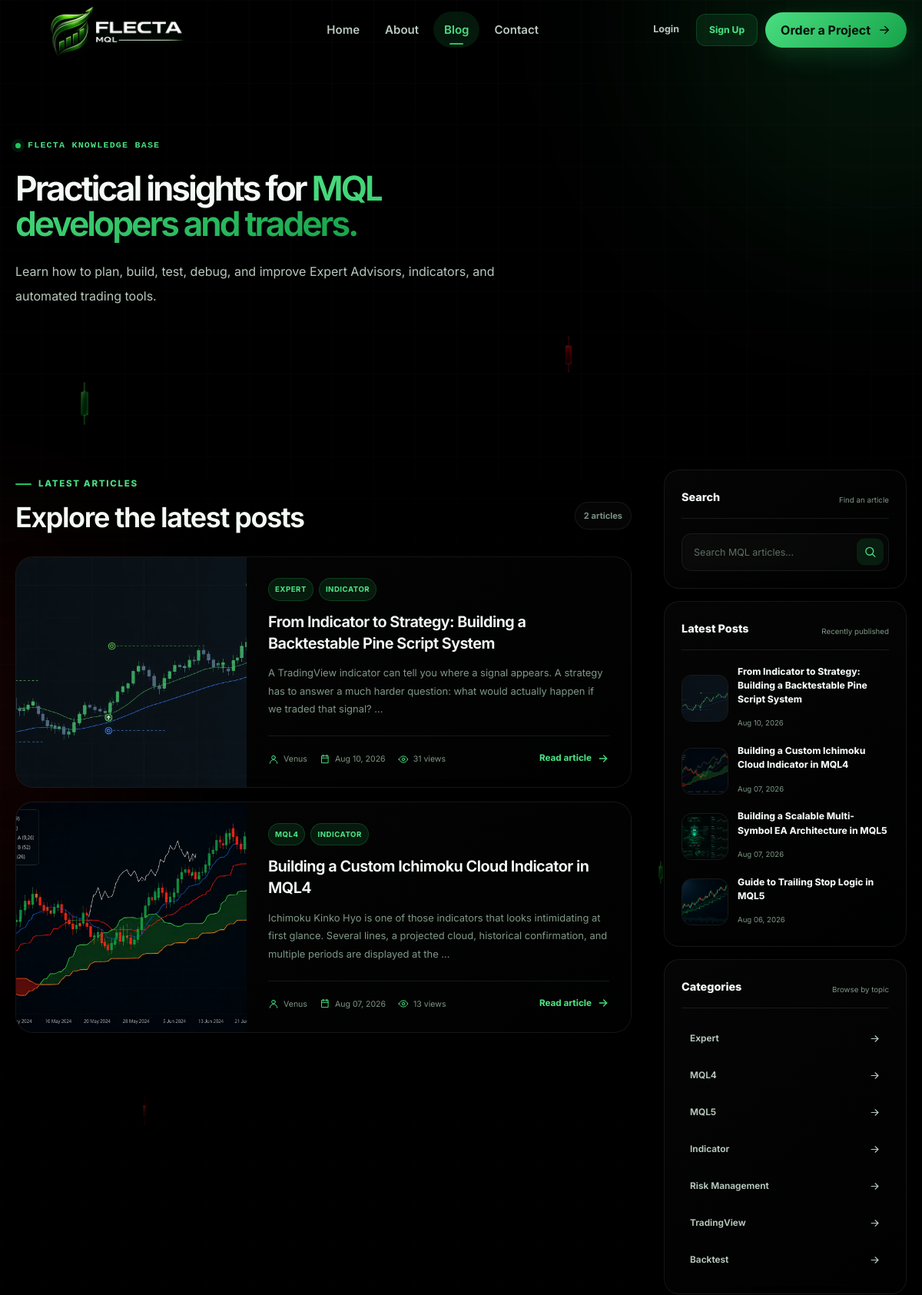
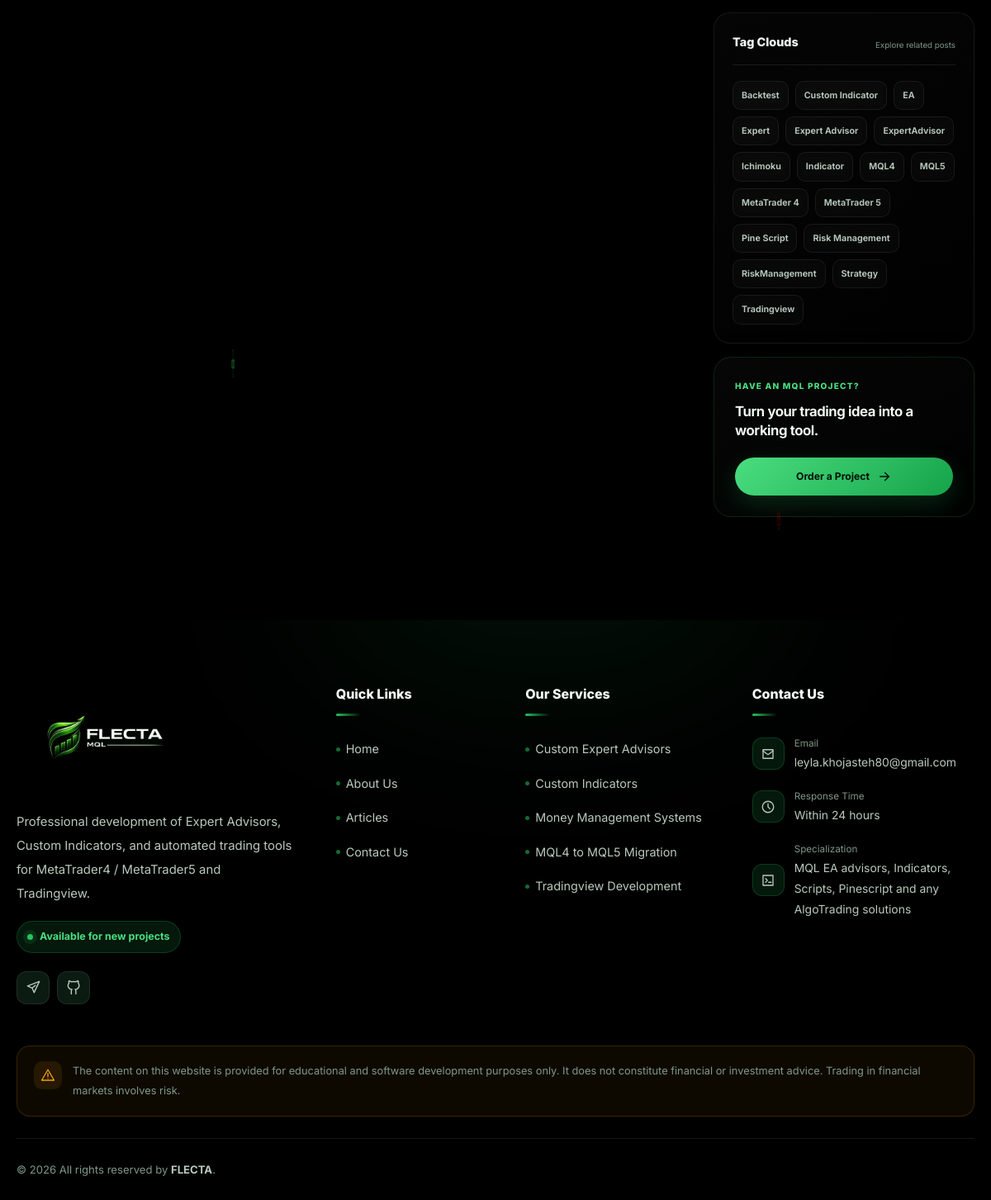
/blog/category/Indicator/, run on the app's committed database (2 pictures, top to bottom).
### blog/models.py (models this page shows, shortened)
class Post(models.Model):
    author = models.ForeignKey(User,on_delete=models.SET_NULL,null=True)
    title = models.CharField( max_length=250)
    image = models.ImageField(upload_to='blog/',default='blog/default.jpg')
    content = models.TextField()
    tags = TaggableManager()
    category = models.ManyToManyField(Category)
    counted_views = models.IntegerField(default=0)
    status = models.BooleanField(default=True)
    login_require = models.BooleanField(default=False)
    published_date = models.DateTimeField(null=True)
    created_date = models.DateTimeField(auto_now_add=True)
    updated_date = models.DateTimeField(auto_now=True)
    class Meta:
        ordering = ['published_date']

class Category(models.Model):
   name = models.CharField(max_length=255)
   def __str__(self):
      return self.name

### blog/views.py (the view)
# urls.py: path('',blog_view,name='index'),
def blog_view(request,**kwargs):
    posts = Post.objects.filter(status=True,published_date__lte=timezone.now()).order_by('-published_date')
    if kwargs.get('cat_name') != None:
        posts = posts.filter(category__name=kwargs['cat_name'])
    if kwargs.get('author_username') != None:
        posts = posts.filter(author__username=kwargs['author_username'])
    if kwargs.get('tag_name') != None:
        posts = posts.filter(tags__name__in=[kwargs['tag_name']])
    posts = Paginator(posts,4)
    try:
        page_number = request.GET.get('page')
        posts = posts.get_page(page_number)
    except EmptyPage:
        posts = posts.get_page(1)
    except PageNotAnInteger:
        posts = posts.get_page(1)
    context = {'posts':posts}
    return render(request,'blog/blog-home.html',context)

### blog/templatetags/blog_tags.py (called while the page is built)
@register.inclusion_tag('blog/blog-latest-posts.html')
def latestposts(arg=4):
    posts = Post.objects.filter(published_date__lte=timezone.now(),status=True).order_by("-published_date")[:arg]
    return {"posts":posts}

@register.inclusion_tag('blog/blog-post-categories.html')
def postcategories():
    posts = Post.objects.filter(published_date__lte=timezone.now(),status=True)
    categories = Category.objects.all()
    cat_dict = {}
    for name in categories:
        cat_dict[name] = posts.filter(category=name).count()
    return {"categories":cat_dict}

@register.inclusion_tag('blog/blog-tags.html')
def alltags():
    tags = Tag.objects.all().order_by('name')
    return {'tags': tags}

### templates/blog/blog-home.html (shortened to what this page needs)
{% extends "base.html" %}
{% load blog_tags %}
{% load static %}
{% load compress %}
{% block body_class %}
blog-page
{% endblock %}
{% block extra_css %}
{% compress css %}
<link rel="stylesheet" href="{% static 'css/blog-home.css' %}">
{% endcompress %}
{% endblock %}
{% block content %}
<section class="blog-hero">
    <div class="container blog-hero-container">
        <div class="blog-hero-content">
            <span class="blog-eyebrow">
                FLECTA Knowledge Base
            </span>
            <h1>
                Practical insights for
                <span>MQL developers and traders.</span>
            </h1>
            <p>
                Learn how to plan, build, test, debug, and improve
                Expert Advisors, indicators, and automated trading tools.
            </p>
        </div>
    </div>
</section>
<section class="blog-main">
    <div class="container blog-layout">
        <div class="blog-content-column">
            <div class="blog-content-header">
                <div>
                    <span class="section-label">Latest Articles</span>
                    <h2>
                        {% if active_filter_title %}
                            {{ active_filter_title }}
                        {% else %}
                            Explore the latest posts
                        {% endif %}
                    </h2>
                </div>
                <span class="blog-results-count">
                    {{ posts.paginator.count }} article{{ posts.paginator.count|pluralize }}
                </span>
            </div>
            {% if posts %}
                <div class="blog-post-list">
                    {% for post in posts %}
                        <article class="blog-post-card">
                            <a
                                href="{% url 'blog:single' pid=post.id %}"
                                class="blog-post-cover"
                                aria-label="Read {{ post.title }}"
                            >
                                {% if post.image %}
                                    <img
                                        src="{{ post.image.url }}"
                                        alt="{{ post.title }}"
                                        loading="lazy"
                                    >
                                {% endif %}
                            </a>
                            <div class="blog-post-body">
                                <div class="blog-post-taxonomy">
                                    {% for category in post.category.all|slice:":2" %}
                                        <a href="{% url 'blog:category' cat_name=category.name %}">
                                            {{ category.name }}
                                        </a>
                                    {% empty %}
                                        <span>MQL Development</span>
                                    {% endfor %}
                                </div>
                                <h3>
                                    <a href="{% url 'blog:single' pid=post.id %}">
                                        {{ post.title }}
                                    </a>
                                </h3>
                                <p class="blog-post-excerpt">
                                    {{ post.content|striptags|truncatewords:28 }}
                                </p>
                                <div class="blog-post-footer">
                                    <div class="blog-post-meta">
                                        <span>
                                            <svg viewBox="0 0 24 24" aria-hidden="true">
                                                <circle cx="12" cy="8" r="4"></circle>
                                                <path d="M4 21C4 16.6 7.6 13 12 13C16.4 13 20 16.6 20 21"></path>
                                            </svg>
                                            {{ post.author.get_full_name|default:post.author.username }}
                                        </span>
                                        <span>
                                            <svg viewBox="0 0 24 24" aria-hidden="true">
                                                <path d="M5 4H19V20H5Z"></path>
                                                <path d="M8 2V6"></path>
                                                <path d="M16 2V6"></path>
                                                <path d="M5 9H19"></path>
                                            </svg>
                                            {{ post.published_date|date:"M d, Y" }}
                                        </span>
                                        <span>
                                            <svg viewBox="0 0 24 24" aria-hidden="true">
                                                <path d="M2 12C4.5 7.5 7.8 5 12 5C16.2 5 19.5 7.5 22 12C19.5 16.5 16.2 19 12 19C7.8 19 4.5 16.5 2 12Z"></path>
                                                <circle cx="12" cy="12" r="3"></circle>
                                            </svg>
                                            {{ post.counted_views }} views
                                        </span>
                                    </div>
                                    <a
                                        href="{% url 'blog:single' pid=post.id %}"
                                        class="blog-read-link"
                                    >
                                        Read article
                                        <svg viewBox="0 0 24 24" aria-hidden="true">
                                            <path d="M5 12H19"></path>
                                            <path d="M13 6L19 12L13 18"></path>
                                        </svg>
                                    </a>
                                </div>
                            </div>
                        </article>
                    {% endfor %}
                </div>
            {% endif %}
        </div>
        <aside class="blog-sidebar">
            <section class="sidebar-widget sidebar-search-widget">
                <div class="sidebar-widget-heading">
                    <span>Search</span>
                    <small>Find an article</small>
                </div>
                <form
                    action="{% url 'blog:search' %}"
                    method="get"
                    class="blog-search-form"
                >
                    <input
                        id="blog-search-input"
                        type="search"
                        name="s"
                        value="{{ request.GET.s|default:'' }}"
                        placeholder="Search MQL articles..."
                    >
                    <button type="submit" aria-label="Search">
                        <svg viewBox="0 0 24 24" aria-hidden="true">
                            <circle cx="11" cy="11" r="7"></circle>
                            <path d="M16 16L21 21"></path>
                        </svg>
                    </button>
                </form>
            </section>
            <section class="sidebar-widget">
                <div class="sidebar-widget-heading">
                    <span>Latest Posts</span>
                    <small>Recently published</small>
                </div>
                <div class="sidebar-latest-list">
                    {% latestposts %}
                </div>
            </section>
            <section class="sidebar-widget">
                <div class="sidebar-widget-heading">
                    <span>Categories</span>
                    <small>Browse by topic</small>
                </div>
                <ul class="sidebar-category-list">
                    {% postcategories %}
                </ul>
            </section>
            <section class="sidebar-widget">
                <div class="sidebar-widget-heading">
                    <span>Tag Clouds</span>
                    <small>Explore related posts</small>
                </div>
                <div class="sidebar-tag-cloud">
                    {% alltags %}
                </div>
            </section>
            <section class="sidebar-cta">
                <span>Have an MQL project?</span>
                <h2>
                    Turn your trading idea into a working tool.
                </h2>
                <a href="/contact/" class="button button-primary">
                    Order a Project
                    <svg viewBox="0 0 24 24" aria-hidden="true">
                        <path d="M5 12H19"></path>
                        <path d="M13 6L19 12L13 18"></path>
                    </svg>
                </a>
            </section>
        </aside>
    </div>
</section>
{% endblock %}

### templates/blog/blog-latest-posts.html
{% load humanize %}
{% for post in posts %}
    <div class="sidebar-latest-post">
        <div class="sidebar-latest-thumb">
            {% if post.image %}
                <img src="{{ post.image.url }}" alt="{{ post.title }}">
            {% else %}
                <span>MQL</span>
            {% endif %}
        </div>
        <div>
            <h3><a href="{% url 'blog:single' pid=post.id %}">{{ post.title }}</a></h3>
            <time>{{ post.published_date|date:"M d, Y" }}</time>
        </div>
    </div>
{% endfor %}

### templates/blog/blog-post-categories.html
{% for name,count in categories.items %}
    <a href="{% url 'blog:category' cat_name=name.name %}">
        {{ name }}
        <svg viewBox="0 0 24 24" aria-hidden="true">
            <path d="M5 12H19"></path>
            <path d="M13 6L19 12L13 18"></path>
        </svg>
    </a>
{% endfor %}

### templates/blog/blog-tags.html
{% for tag in tags %}
    <a href="{% url 'blog:tag' tag_name=tag.name %}">{{ tag.name }}</a>
{% empty %}
    <p class="sidebar-empty-text">No tags available.</p>
{% endfor %}

### statics/css/base.css (style rules this page uses)
:root { --font-main: "Inter", Arial, Helvetica, sans-serif; --primary: #22c55e; --primary-dark: #16a34a; --primary-light: #4ade80; --primary-soft: rgba(34, 197, 94, 0.12); --primary-border: rgba(34, 197, 94, 0.22); --danger: #ef4444; --warning: #f59e0b; --success: #22c55e; --info: #3b82f6; --container-width: 1180px; --header-height: 78px; --transition-fast: 160ms ease; --transition-normal: 280ms ease; --transition-slow: 450ms ease; --radius-small: 10px; --radius-medium: 16px; --radius-large: 24px; --radius-round: 999px; }
html[data-theme="dark"] { color-scheme: dark; --background: #061009; --background-secondary: #08150d; --surface: #0c1b11; --surface-solid: rgba(0, 0, 0, 0.92); --surface-secondary: #102218; --surface-hover: #142a1d; --text: #f4faf6; --text-secondary: #b8c9bd; --text-muted: #7f9787; --border: rgba(221, 255, 231, 0.09); --border-strong: rgba(221, 255, 231, 0.16); --header-background: rgba(6, 16, 9, 0.77); --footer-background: #050d07; --shadow-small: 0 12px 30px rgba(0, 0, 0, 0.18); --shadow-medium: 0 20px 50px rgba(0, 0, 0, 0.28); --shadow-green: 0 18px 50px rgba(34, 197, 94, 0.13); }
*, *::before, *::after { box-sizing: border-box; }
html { scroll-behavior: smooth; }
body { min-height: 100vh; margin: 0; overflow-x: hidden; background: var(--background); color: var(--text); font-family: var(--font-main); font-size: 16px; line-height: 1.8; transition: background-color var(--transition-normal), color var(--transition-normal); }
button, input, textarea, select { font: inherit; }
button, a { -webkit-tap-highlight-color: transparent; }
button { border: 0; }
a { color: inherit; text-decoration: none; }
img, svg { display: block; }
img { max-width: 100%; }
ul, ol { margin: 0; padding: 0; list-style: none; }
p, h1, h2, h3, h4, h5, h6 { margin-top: 0; }
.container { width: min( calc(100% - 40px), var(--container-width) ); margin-inline: auto; }
.button { display: inline-flex; min-height: 46px; align-items: center; justify-content: center; gap: 9px; padding: 10px 20px; border-radius: var(--radius-round); cursor: pointer; font-weight: 700; line-height: 1; transition: transform var(--transition-fast), background-color var(--transition-fast), color var(--transition-fast), border-color var(--transition-fast), box-shadow var(--transition-fast); }
.button-primary { background: linear-gradient( 135deg, var(--primary-light), var(--primary-dark) ); color: #031008; box-shadow: 0 10px 30px rgba(34, 197, 94, 0.2); }
.button svg { width: 18px; height: 18px; fill: none; stroke: currentColor; stroke-width: 1.9; stroke-linecap: round; stroke-linejoin: round; }
html, body { background: #000 !important; }
body { position: relative; isolation: isolate; }
.site-main, .site-main > section, .site-footer { background: transparent !important; border-top: none !important; border-bottom: none !important; box-shadow: none !important; }
body::before, body::after { position: fixed; inset: 0; z-index: -1; content: ""; pointer-events: none; background-repeat: no-repeat; filter: blur(0.25px); }
body::before { background-image: url("../img/candle-green-1.webp"), url("../img/candle-green-2.webp"), url("../img/candle-green-1.webp"); background-size: 34px auto, 24px auto, 18px auto; background-position: 8% 16%, 23% 68%, 72% 36%; opacity: 0.30; }
body::after { background-image: url("../img/candle-red-1.webp"), url("../img/candle-red-2.webp"), url("../img/candle-red-1.webp"); background-size: 30px auto, 22px auto, 18px auto; background-position: 62% 14%, 15% 46%, 79% 74%; opacity: 0.30; }

### data on the page
Post: image (picture), title "From Indicator to Strategy: Building a Backtestable Pine Script System", content "A TradingView indicator can tell you where a signal appears. A strategy has to answer a much harder question: what would actually happen if we traded that signal? …", author.get_full_name "Venus", published_date "Aug 10, 2026", counted_views "31"
Category: name "EXPERT", name "Expert"
Category: name "INDICATOR", name "Indicator"
Post: image (picture), title "Building a Custom Ichimoku Cloud Indicator in MQL4", content "Ichimoku Kinko Hyo is one of those indicators that looks intimidating at first glance. Several lines, a projected cloud, historical confirmation, and multiple periods are displayed at the …", author.get_full_name "Venus", published_date "Aug 07, 2026", counted_views "13"
Category: name "MQL4"
Post: image (picture), title "Building a Scalable Multi-Symbol EA Architecture in MQL5", published_date "Aug 07, 2026"
Post: image (picture), title "Guide to Trailing Stop Logic in MQL5", published_date "Aug 06, 2026"
Category: name "MQL5"
Category: name "Risk Management"
Category: name "TradingView"
Category: name "Backtest"
Tag: name "Backtest"
Tag: name "Custom Indicator"
Tag: name "EA"
Tag: name "Expert"
Tag: name "Expert Advisor"
Tag: name "ExpertAdvisor"
Tag: name "Ichimoku"
Tag: name "Indicator"
Tag: name "MQL4"
Tag: name "MQL5"
Tag: name "MetaTrader 4"
Tag: name "MetaTrader 5"
Tag: name "Pine Script"
Tag: name "Risk Management"
Tag: name "RiskManagement"
Tag: name "Strategy"
Tag: name "Tradingview"

### other printed values
{{ posts.paginator.count }} "2"
